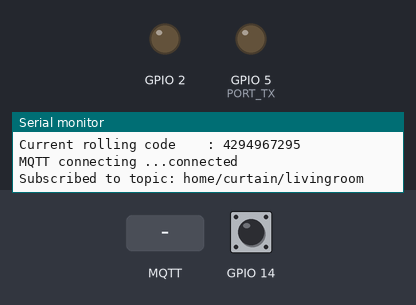
Recording of a sketch running on a simulated ESP8266 (NodeMCU). On the bench: output pins drawn as LEDs (lit = HIGH), the last lines printed to the serial monitor. The inputs (shaded band) are chosen by the test bench; at power-on: GPIO 14 HIGH. WiFi joins after 1.5 s; servers stay silent unless stated; EEPROM starts erased; no MQTT or app messages arrive unless stated.

Above: at 2.7 s.
2.8 s: MQTT message "u" arrives on the first subscribed topic
At 3.27 s:
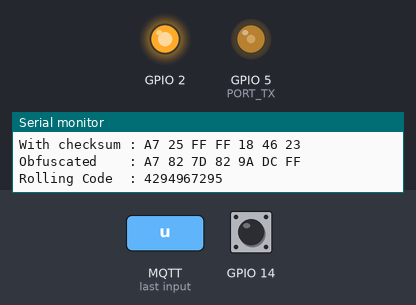
4.9 s: MQTT message "s" arrives on the first subscribed topic
At 6.9 s:
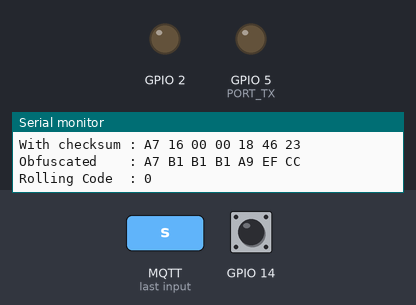
7.9 s: MQTT message "p" arrives on the first subscribed topic
At 8.33 s:
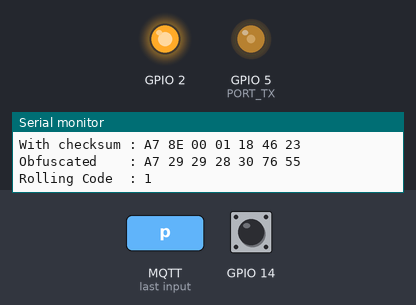
Timing chart, 0 to 10.9 s (numbered marks = the images above; inputs shaded):
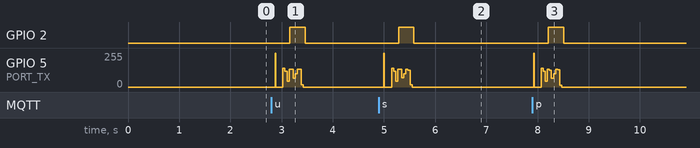

Measured:
- after the input at 2.8 s, GPIO 2: LOW → HIGH after 0.36 s, → LOW 0.30 s later
- after the input at 4.9 s, GPIO 2: LOW → HIGH after 0.38 s, → LOW 0.30 s later
- after the input at 7.9 s, GPIO 2: LOW → HIGH after 0.31 s, → LOW 0.30 s later

The sketch:

esp8266_somfy.ino
```cpp
#include <Arduino.h>
#include <vector>
#define ESP8266 true

// GPIO macros
#ifdef ESP32
#define SIG_HIGH GPIO.out_w1ts = 1 << PORT_TX
#define SIG_LOW GPIO.out_w1tc = 1 << PORT_TX
#elif ESP8266
#define SIG_HIGH GPIO_REG_WRITE(GPIO_OUT_W1TS_ADDRESS, 1 << PORT_TX)
#define SIG_LOW GPIO_REG_WRITE(GPIO_OUT_W1TC_ADDRESS, 1 << PORT_TX)
#endif

// Store the rolling codes in NVS
#ifdef ESP32
#include <Preferences.h>
Preferences preferences;
#elif ESP8266
#include <EEPROM.h>
#endif

// Configuration of the remotes that will be emulated
struct REMOTE
{
  unsigned int id;
  char const *mqtt_topic;
  unsigned int default_rolling_code;
  uint32_t eeprom_address;
};

char const *state_shutter;

#include "config.h"

// Wifi and MQTT
#ifdef ESP32
#include <WiFi.h>
#elif ESP8266
#include <ESP8266WiFi.h>
#include <WiFiManager.h>
#endif

#include "ToolLib.h"
#include <PubSubClient.h>
#include <Ticker.h>

WiFiClient wifiClient;
PubSubClient client(wifiClient);
Ticker ticker;

// Buttons
#define SYMBOL 640
#define HAUT 0x2
#define STOP 0x1
#define BAS 0x4
#define PROG 0x8

byte frame[7];

void BuildFrame(byte *frame, byte button, REMOTE remote);
void SendCommand(byte *frame, byte sync);
void receivedCallback(char *topic, byte *payload, unsigned int length);
void mqttconnect();

void tick()
{
  digitalWrite(2, !digitalRead(2));
}

void setup()
{
  // USB serial port
  Serial.begin(115200);

  // Output to 433.42MHz transmitter
  pinMode(PORT_TX, OUTPUT);
  SIG_LOW;

  // Connect to WiFi
  setup_wifi();
  pinMode(2, OUTPUT);

  // Configure MQTT
  client.setServer(mqtt_server, mqtt_port);
  client.setCallback(receivedCallback);

  // Open storage for storing the rolling codes
#ifdef ESP32
  preferences.begin("somfy-remote", false);
#elif ESP8266
  EEPROM.begin(1024);
#endif

  // Clear all the stored rolling codes (not used during normal operation). Only ESP32 here (ESP8266 further below).
#ifdef ESP32
  if (reset_rolling_codes)
  {
    preferences.clear();
  }
#endif

  // Print out all the configured remotes.
  // Also reset the rolling codes for ESP8266 if needed.
  for (REMOTE remote : remotes)
  {
    Serial.print("Simulated remote number : ");
    Serial.println(remote.id, HEX);
    Serial.print("Current rolling code    : ");
    unsigned int current_code;

#ifdef ESP32
    current_code = preferences.getUInt((String(remote.id) + "rolling").c_str(), remote.default_rolling_code);
#elif ESP8266
    if (reset_rolling_codes)
    {
      EEPROM.put(remote.eeprom_address, remote.default_rolling_code);
      EEPROM.commit();
    }
    EEPROM.get(remote.eeprom_address, current_code);
#endif
    Serial.println(current_code);
  }
  Serial.println();
}

void loop()
{
  // Reconnect MQTT if needed
  ticker.attach(0.3, tick);
  if (!client.connected())
  {
    mqttconnect();
  }
  client.loop();
  delay(100);
}

void mqttconnect()
{
  // Loop until reconnected
  while (!client.connected())
  {
    Serial.print("MQTT connecting ...");

    // Connect to MQTT, with retained last will message "offline"
    if (client.connect(mqtt_id, mqtt_user, mqtt_password, status_topic, 1, 1, "offline"))
    {
      Serial.println("connected");

      // Subscribe to the topic of each remote with QoS 1
      for (REMOTE remote : remotes)
      {
        client.subscribe(remote.mqtt_topic, 1);
        Serial.print("Subscribed to topic: ");
        Serial.println(remote.mqtt_topic);
      }

      // Update status, message is retained
      client.publish(status_topic, "online", true);
    }
    else
    {
      Serial.print("failed, status code =");
      Serial.print(client.state());
      Serial.println("try again in 5 seconds");
      // Wait 5 seconds before retrying
      delay(5000);
      ticker.attach(0.5, tick);
    }
  }
}

void receivedCallback(char *topic, byte *payload, unsigned int length)
{
  char command = *payload; // 1st byte of payload
  bool commandIsValid = false;
  REMOTE currentRemote;

  Serial.print("MQTT message received: ");
  Serial.println(topic);

  Serial.print("Payload: ");
  for (int i = 0; i < length; i++)
  {
    Serial.print((char)payload[i]);
  }
  Serial.println();

  // Command is valid if the payload contains one of the chars below AND the topic corresponds to one of the remotes
  if (length == 1 && (command == 'u' || command == 's' || command == 'd' || command == 'p'))
  {
    for (REMOTE remote : remotes)
    {
      if (strcmp(remote.mqtt_topic, topic) == 0)
      {
        currentRemote = remote;
        commandIsValid = true;
      }
    }
  }

  if (commandIsValid)
  {
    if (command == 'u')
    {
      Serial.println("Monte"); // Somfy is a French company, after all.
      BuildFrame(frame, HAUT, currentRemote);
      state_shutter = "open";
    }
    else if (command == 's')
    {
      Serial.println("Stop");
      BuildFrame(frame, STOP, currentRemote);
      state_shutter = "unknown";
    }
    else if (command == 'd')
    {
      Serial.println("Descend");
      BuildFrame(frame, BAS, currentRemote);
      state_shutter = "closed";
    }
    else if (command == 'p')
    {
      Serial.println("Prog");
      BuildFrame(frame, PROG, currentRemote);
    }

    Serial.println("");

    SendCommand(frame, 2);
    for (int i = 0; i < 2; i++)
    {
      SendCommand(frame, 7);
    }

    // Send the MQTT ack message
    String ackString = "id: 0x";
    ackString.concat(String(currentRemote.id, HEX));
    ackString.concat(", cmd: ");
    ackString.concat(command);
    client.publish(ack_topic, ackString.c_str());
    client.publish(state_topic, state_shutter, true);
  }
}

void BuildFrame(byte *frame, byte button, REMOTE remote)
{
  unsigned int code;

#ifdef ESP32
  code = preferences.getUInt((String(remote.id) + "rolling").c_str(), remote.default_rolling_code);
#elif ESP8266
  EEPROM.get(remote.eeprom_address, code);
#endif

  frame[0] = 0xA7;            // Encryption key. Doesn't matter much
  frame[1] = button << 4;     // Which button did  you press? The 4 LSB will be the checksum
  frame[2] = code >> 8;       // Rolling code (big endian)
  frame[3] = code;            // Rolling code
  frame[4] = remote.id >> 16; // Remote address
  frame[5] = remote.id >> 8;  // Remote address
  frame[6] = remote.id;       // Remote address

  Serial.print("Frame         : ");
  for (byte i = 0; i < 7; i++)
  {
    if (frame[i] >> 4 == 0)
    { //  Displays leading zero in case the most significant nibble is a 0.
      Serial.print("0");
    }
    Serial.print(frame[i], HEX);
    Serial.print(" ");
  }

  // Checksum calculation: a XOR of all the nibbles
  byte checksum = 0;
  for (byte i = 0; i < 7; i++)
  {
    checksum = checksum ^ frame[i] ^ (frame[i] >> 4);
  }
  checksum &= 0b1111; // We keep the last 4 bits only

  // Checksum integration
  frame[1] |= checksum; //  If a XOR of all the nibbles is equal to 0, the blinds will consider the checksum ok.

  Serial.println("");
  Serial.print("With checksum : ");
  for (byte i = 0; i < 7; i++)
  {
    if (frame[i] >> 4 == 0)
    {
      Serial.print("0");
    }
    Serial.print(frame[i], HEX);
    Serial.print(" ");
  }

  // Obfuscation: a XOR of all the bytes
  for (byte i = 1; i < 7; i++)
  {
    frame[i] ^= frame[i - 1];
  }

  Serial.println("");
  Serial.print("Obfuscated    : ");
  for (byte i = 0; i < 7; i++)
  {
    if (frame[i] >> 4 == 0)
    {
      Serial.print("0");
    }
    Serial.print(frame[i], HEX);
    Serial.print(" ");
  }
  Serial.println("");
  Serial.print("Rolling Code  : ");
  Serial.println(code);

#ifdef ESP32
  preferences.putUInt((String(remote.id) + "rolling").c_str(), code + 1); // Increment and store the rolling code
#elif ESP8266
  EEPROM.put(remote.eeprom_address, code + 1);
  EEPROM.commit();
#endif
}

void SendCommand(byte *frame, byte sync)
{
  if (sync == 2)
  { // Only with the first frame.
    // Wake-up pulse & Silence
    SIG_HIGH;
    delayMicroseconds(9415);
    SIG_LOW;
    delayMicroseconds(89565);
  }

  // Hardware sync: two sync for the first frame, seven for the following ones.
  for (int i = 0; i < sync; i++)
  {
    SIG_HIGH;
    delayMicroseconds(4 * SYMBOL);
    SIG_LOW;
    delayMicroseconds(4 * SYMBOL);
  }

  // Software sync
  SIG_HIGH;
  delayMicroseconds(4550);
  SIG_LOW;
  delayMicroseconds(SYMBOL);

  // Data: bits are sent one by one, starting with the MSB.
  for (byte i = 0; i < 56; i++)
  {
    if (((frame[i / 8] >> (7 - (i % 8))) & 1) == 1)
    {
      SIG_LOW;
      delayMicroseconds(SYMBOL);
      SIG_HIGH;
      delayMicroseconds(SYMBOL);
    }
    else
    {
      SIG_HIGH;
      delayMicroseconds(SYMBOL);
      SIG_LOW;
      delayMicroseconds(SYMBOL);
    }
  }

  SIG_LOW;
  delayMicroseconds(30415); // Inter-frame silence
}
```

ToolLib.h
```cpp
bool to_bool(String const& s) { // thanks Chris Jester-Young from stackoverflow
  return s != "0";
}

//void setup_wifi() {
//  delay(10000);
//  pinMode(2, OUTPUT);
//  // We start by connecting to a WiFi network
//  Serial.println("");
//  Serial.println("Connecting to ");
//  Serial.println(wifi_ssid);
//  WiFi.disconnect();
//  WiFi.begin(wifi_ssid, wifi_password);
//  while (WiFi.status() != WL_CONNECTED) {
//    digitalWrite(2,HIGH);
//    delay(50);
//    digitalWrite(2,LOW);
//    delay(50);
//  }
//  #ifdef ESP32
//     WiFi.setHostname("ESP32-somfy");
//  #elif ESP8266
//     WiFi.hostname("ESP8266-somfy");
//  #endif
//
//  // TODO: measure power consumption to see if sleep type is useful + if frequency set in platformio.ini is useful
//  #ifdef ESP32
//      // TODO
//  #elif ESP8266
//      //wifi_set_sleep_type(LIGHT_SLEEP_T);
//  #endif
//  randomSeed(micros());
//  Serial.println("");
//  Serial.println("WiFi connected");
//  Serial.print("IP address: ");
//  Serial.println(WiFi.localIP());
//}

void configModeCallback(WiFiManager *myWiFiManager)
{
  Serial.println("Entered config mode");
  Serial.println(WiFi.softAPIP());
  Serial.println(myWiFiManager->getConfigPortalSSID());
}

void setup_wifi()
{
  pinMode(14, INPUT_PULLUP);
  WiFi.mode(WIFI_STA);

  WiFiManager wm;
  wm.setAPCallback(configModeCallback);

  bool res;
  res = wm.autoConnect("somfy_esp_WiFi");
  Serial.println(res  ? "Success!" : "Failed!");
  wm.debugSoftAPConfig();

  if (!res || digitalRead(14)== LOW)
  {
    Serial.println("failed to connect");
    wm.resetSettings();
    ESP.restart();
    delay(1000);
  }

  Serial.println("connected...");
}
```

config.h
```cpp
std::vector<REMOTE> const remotes = {{0x184623, "home/curtain/livingroom", 1, 0}};
const bool reset_rolling_codes = false;

const char *mqtt_server = "xxx.xxx.xxx.xxx";
const unsigned int mqtt_port = 1883;
const char *mqtt_user = ".........";
const char *mqtt_password = ".........";
const char *mqtt_id = "esp8266-somfy-remote";

const char *status_topic = "home/curtain/livingroom/status"; // Online / offline
const char *state_topic = "home/curtain/livingroom/state";
const char *ack_topic = "home/curtain/livingroom/ack"; // Commands ack "id: 0x184623, cmd: u"

#define PORT_TX 5 // Output data on pin 23 (can range from 0 to 31). Check pin numbering on ESP8266.
```
